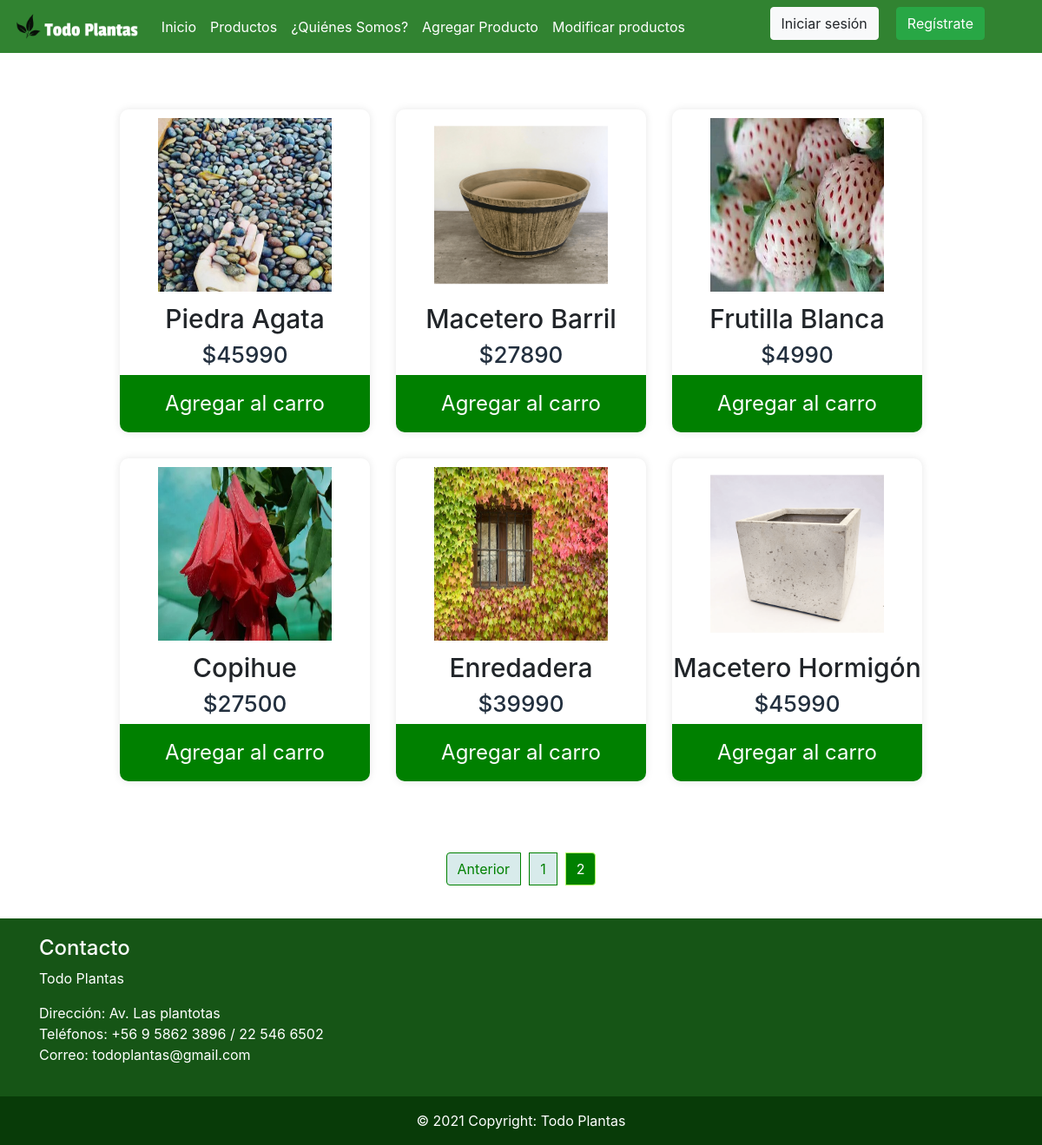
Page /productos/?page=2 on the earlier database version.
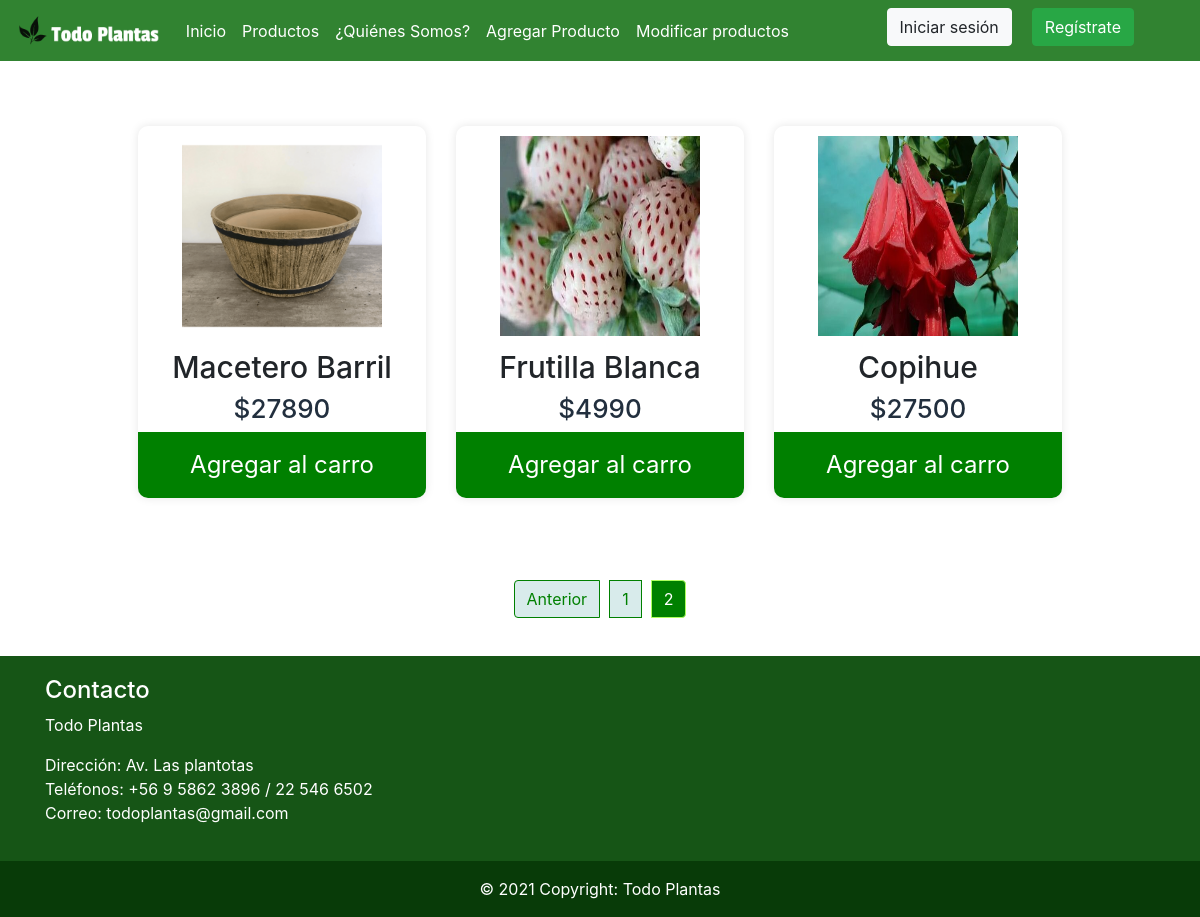
Same page on the later database version.
### app/models.py (models this page shows, shortened)
class Producto(models.Model):
    nombre = models.CharField(max_length=40)
    precio = models.IntegerField()
    imagen = models.ImageField(null=True, blank=True, upload_to= "productos")
    descripcion = models.CharField(max_length=60)
    tipo = models.ForeignKey(TipoProducto, on_delete=models.CASCADE)
    fecha = models.DateField()

### app/views.py (the view)
# urls.py: path('productos/', productos, name="productos"),
def productos(request):
    productoAll = Producto.objects.all()
    page = request.GET.get('page', 1)
    try:
        paginator = Paginator(productoAll, 9)
        productoAll = paginator.page(page)
    except:
        raise Http404
    datos = {
        'listaProductos' : productoAll,
        'paginator': paginator
    }
    return render(request, 'app/productos.html', datos)

### app/templates/app/productos.html
{% extends 'app/base.html' %}
{% load static %}
{% block contenido %}
<div class="container-fluid cardfachera">
    <div class="row">
        <div class="gallery">
          {% for aux in listaProductos %}
        <div class="content">
          {% if aux.imagen %}
            <img src="{{aux.imagen.url}}">
          {% else %}
            <img src="{% static 'app/img/noimagen.jpg' %}">
          {% endif %}
            <h3>{{ aux.nombre }}</h3>
            <h6>${{ aux.precio }}</h6>
            <button class="buy-1">Agregar al carro</button>
        </div>
        {% endfor %}
        </div>
  </div>
  <div style="margin-top: 1%; margin-bottom: 1.5%;">
      {% include 'app/paginator.html' %}
  </div>
</div>
{% endblock %}

Differences in the rows shown:
no longer on this page (row edited): Producto: imagen (picture), nombre "Piedra Agata", precio "45990"
removed Producto: imagen (picture), nombre "Enredadera", precio "39990"
removed Producto: imagen (picture), nombre "Macetero Hormigón", precio "45990"
